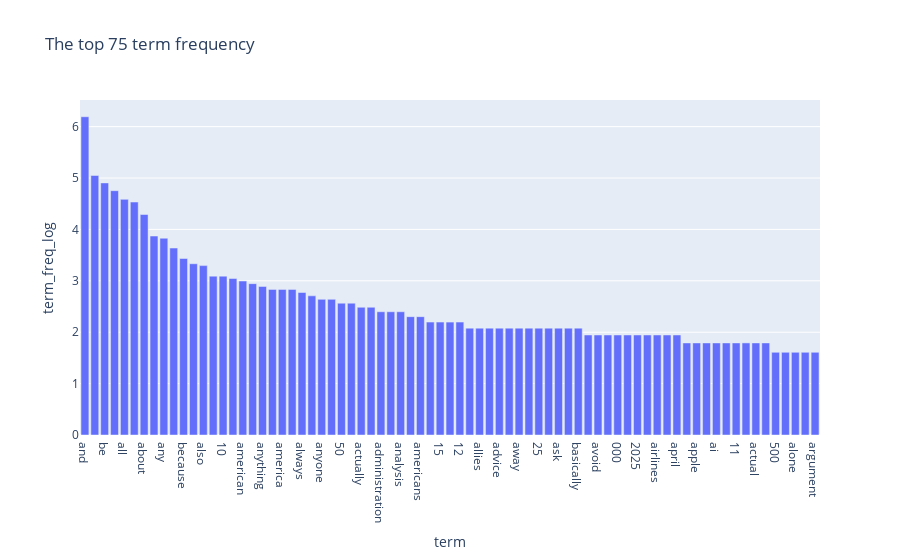

Notebook code cell kept with this figure:
### Markdown cell above
_**Exercsie-15**_

### Code cell
# Using log term to reduce the skewness of the distribution
import math
text_freq_log = [math.log(x+1) for x in term_freq]

df_draw_log = pd.DataFrame({"term":count_vect.get_feature_names_out()[:500], 
                            "term_freq_log":text_freq_log[:500]})

top_n = 75
df_top_log = df_draw_log.sort_values(by="term_freq_log", ascending=False)[:top_n]
plt.figure(figsize=(20,8))
fig = px.bar(df_top_log, x="term", y="term_freq_log", title=f"The top {top_n} term frequency")
fig.show()

### Figure 1 — Plotly figure (JSON) as saved in the notebook; plotly's stock layout.template omitted (floating-point values rounded to 4 significant figures)
{"data": [{"hovertemplate": "term=%{x}<br>term_freq_log=%{y}<extra></extra>", "legendgroup": "", "marker": {"color": "#636efa", "pattern": {"shape": ""}}, "name": "", "orientation": "v", "showlegend": false, "textposition": "auto", "type": "bar", "x": ["and", "are", "be", "as", "all", "at", "about", "an", "any", "been", "because", "after", "also", "back", "10", "bad", "american", "already", "anything", "am", "america", "before", "always", "again", "anyone", "another", "50", "ago", "actually", "100", "administration", "around", "analysis", "30", "americans", "aviation", "15", "anymore", "12", "based", "allies", "4271", "advice", "20", "away", "ass", "25", "art", "ask", "against", "basically", "assets", "avoid", "able", "000", "bank", "2025", "almost", "airlines", "allocation", "april", "accurate", "apple", "amc", "ai", "anyway", "11", "90", "actual", "base", "500", "become", "alone", "assuming", "argument"], "xaxis": "x", "y": [6.192, 5.05, 4.905, 4.754, 4.585, 4.533, 4.29, 3.871, 3.829, 3.638, 3.434, 3.332, 3.296, 3.091, 3.091, 3.045, 2.996, 2.944, 2.89, 2.833, 2.833, 2.833, 2.773, 2.708, 2.639, 2.639, 2.565, 2.565, 2.485, 2.485, 2.398, 2.398, 2.398, 2.303, 2.303, 2.197, 2.197, 2.197, 2.197, 2.079, 2.079, 2.079, 2.079, 2.079, 2.079, 2.079, 2.079, 2.079, 2.079, 2.079, 2.079, 1.946, 1.946, 1.946, 1.946, 1.946, 1.946, 1.946, 1.946, 1.946, 1.946, 1.792, 1.792, 1.792, 1.792, 1.792, 1.792, 1.792, 1.792, 1.792, 1.609, 1.609, 1.609, 1.609, 1.609], "yaxis": "y"}], "layout": {"barmode": "relative", "legend": {"tracegroupgap": 0}, "title": {"text": "The top 75 term frequency"}, "xaxis": {"anchor": "y", "domain": [0, 1], "title": {"text": "term"}}, "yaxis": {"anchor": "x", "domain": [0, 1], "title": {"text": "term_freq_log"}}}}
